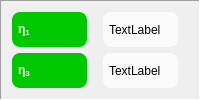
          <widget class="QFrame" name="frame_18">
           <property name="frameShape">
            <enum>QFrame::Panel</enum>
           </property>
           <property name="frameShadow">
            <enum>QFrame::Sunken</enum>
           </property>
           <layout class="QGridLayout" name="gridLayout_20">
            <item row="0" column="0">
             <widget class="QLabel" name="tCouplingFactor1_Label">
              <property name="font">
               <font>
                <weight>75</weight>
                <bold>true</bold>
               </font>
              </property>
              <property name="styleSheet">
               <string notr="true">QLabel {background-color: #00c800;
color: #fafafa;
border: 0px solid grey;
border-radius: 8px;
padding: 3px;
margin-right: 10px}</string>
              </property>
              <property name="text">
               <string>η&lt;sub&gt;1&lt;/sub&gt;</string>
              </property>
             </widget>
            </item>
            <item row="0" column="1">
             <widget class="QLabel" name="couplingFactor1_Label">
              <property name="styleSheet">
               <string notr="true">QLabel {background-color: #fafafa}
QLabel {color: #000000}
QLabel {border: 0px solid grey}
QLabel {border-radius: 8px}
QLabel {padding: 3px}
QLabel {margin-right: 10px}</string>
              </property>
              <property name="text">
               <string>TextLabel</string>
              </property>
             </widget>
            </item>
            <item row="1" column="0">
             <widget class="QLabel" name="tCouplingFactor3_Label">
              <property name="font">
               <font>
                <weight>75</weight>
                <bold>true</bold>
               </font>
              </property>
              <property name="styleSheet">
               <string notr="true">QLabel {background-color: #00c800;
color: #fafafa;
border: 0px solid grey;
border-radius: 8px;
padding: 3px;
margin-right: 10px}</string>
              </property>
              <property name="text">
               <string>η&lt;sub&gt;3&lt;/sub&gt;</string>
              </property>
             </widget>
            </item>
            <item row="1" column="1">
             <widget class="QLabel" name="couplingFactor3_Label">
              <property name="styleSheet">
               <string notr="true">QLabel {background-color: #fafafa}
QLabel {color: #000000}
QLabel {border: 0px solid grey}
QLabel {border-radius: 8px}
QLabel {padding: 3px}
QLabel {margin-right: 10px}</string>
              </property>
              <property name="text">
               <string>TextLabel</string>
              </property>
             </widget>
            </item>
           </layout>
          </widget>
